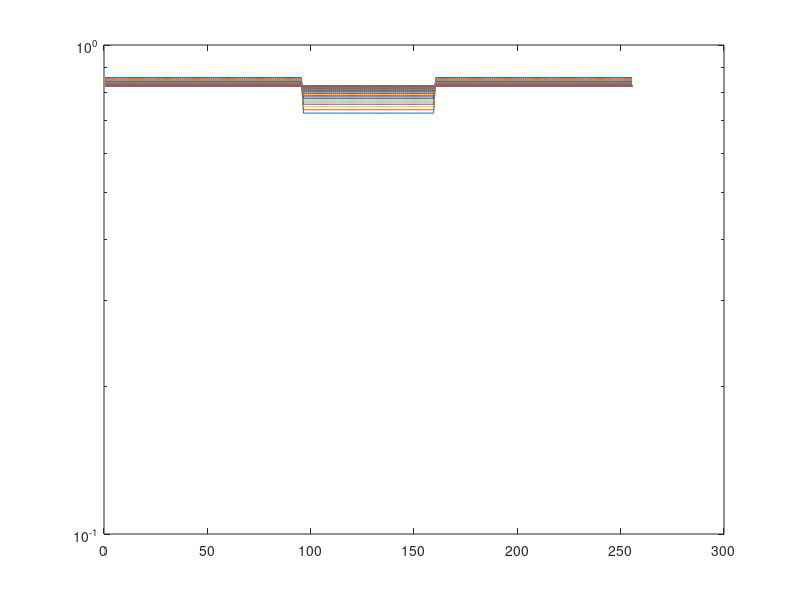

Recreate this plot in MATLAB.
%% Initialization.
clear
clc
close all hidden

%% Measurement parameters.
delta_t = 0.25; % s
number_of_post_bleach_images = 200;
number_of_pixels = 256;
number_of_pad_pixels = 0;
r_bleach_region = 32; % pixels

intensity_inside_bleach_region = 0.6;
intensity_outside_bleach_region = 0.9;

%% Particle parameters.
D = 400; % pixels^2 / s
k_on = 0.5; % 1/s
k_off = 0.5; % 1/s

p_free = k_off / ( k_on + k_off );
p_bound = k_on / ( k_on + k_off );

%% Generate post bleach image data for pure diffusion.

% Initial condition. Create a high resolution initial condition which is 
% then downsampled to avoid too sharp edges.


X = 1:(number_of_pixels + 2 * number_of_pad_pixels);
X = X - 0.5;
xc = number_of_pad_pixels + number_of_pixels / 2;

U0 = zeros(size(X));
U0( (X - xc).^2 <= ( r_bleach_region)^2 ) = intensity_inside_bleach_region;
U0( (X - xc).^2 > ( r_bleach_region)^2 ) = intensity_outside_bleach_region;

% sigma = 7.5;
% U0 = intensity_outside_bleach_region - (intensity_outside_bleach_region - intensity_inside_bleach_region) * exp( -(X - xc).^2 / (2*sigma^2));

% Distribute bound and free according to their marginal distribution,
% defined by p_free and p_bound.
B0 = p_bound * U0;
U0 = p_free * U0;

% figure, plot(X, U0+B0)
% return

% clear X


%% FFT of initial conditions.

F_U0 = fft(U0);
F_B0 = fft(B0);

%% FFT space time evolution of PDE system.

F_image_data_post_bleach_u = zeros(number_of_pixels, number_of_post_bleach_images);
F_image_data_post_bleach_b = zeros(number_of_pixels, number_of_post_bleach_images);
image_data_post_bleach_u = zeros(number_of_pixels, number_of_post_bleach_images);
image_data_post_bleach_b = zeros(number_of_pixels, number_of_post_bleach_images);

XSI = 0:number_of_pixels-1;
XSISQ = XSI.^2;

T = delta_t * (1:number_of_post_bleach_images);
% 
% for i = 1:number_of_post_bleach_images
%     F_image_data_post_bleach_u(:, :, i) = exp( ( - D * XSISQ - k_on) * T(i) ) .* F_U0 + exp( k_off * T(i) ) .* F_B0;
%     F_image_data_post_bleach_b(:, :, i) = exp( k_on * T(i) ) .* F_U0 + exp( - k_off * T(i) ) .* F_B0;
% %     F_image_data_post_bleach_u(:, :, i) = exp( ( - XSISQ - k_on) .* T(i) .* F_U0 ) + exp( k_off * T(i) * F_B0 ); 
% %     F_image_data_post_bleach_b(:, :, i) = exp( k_on * T(i) * F_U0 ) + exp( - k_off * T(i) * F_B0 ); 
% 
%     image_data_post_bleach_u(:, :, i) = ifftshift(F_image_data_post_bleach_u(:, :, i));
%     image_data_post_bleach_u(:, :, i) = ifft2(image_data_post_bleach_u(:, :, i));
%     image_data_post_bleach_b(:, :, i) = ifftshift(F_image_data_post_bleach_b(:, :, i));
%     image_data_post_bleach_b(:, :, i) = ifft2(image_data_post_bleach_b(:, :, i));
% end
% 
% FRAP = abs(image_data_post_bleach_u) + abs(image_data_post_bleach_b);
% % figure, imagesc(abs(image_data_post_bleach_u(:,:,i))+abs(image_data_post_bleach_b(:,:,i)))
% 
% imagesc(reshape(FRAP, [number_of_pixels, number_of_pixels*number_of_post_bleach_images]))
% axis 'equal'


for t = 1:number_of_post_bleach_images
    for i = 1:number_of_pixels
        disp([t, i])
        A = [- D * XSISQ(i) - k_on, k_off ; k_on, - k_off];
%         A = [- k_on, k_off ; k_on, - k_off];
        c_vector_hat = expm( A * T(t) ) * [F_U0(i) ; F_B0(i)];
        
        F_image_data_post_bleach_u(i, t) = c_vector_hat(1);
        F_image_data_post_bleach_b(i, t) = c_vector_hat(2);
    end
end

for i = 1:number_of_post_bleach_images
    image_data_post_bleach_u(:, i) = abs(ifft(F_image_data_post_bleach_u(:, i)));
    image_data_post_bleach_b(:, i) = abs(ifft(F_image_data_post_bleach_b(:, i)));
end

FRAP = image_data_post_bleach_u + image_data_post_bleach_b;
semilogy(X, FRAP)

% figure, imagesc(abs(image_data_post_bleach_u(:,:,i))+abs(image_data_post_bleach_b(:,:,i)))

% imagesc(reshape(FRAP, [number_of_pixels, number_of_pixels*number_of_post_bleach_images]))
% axis 'equal'



% 
